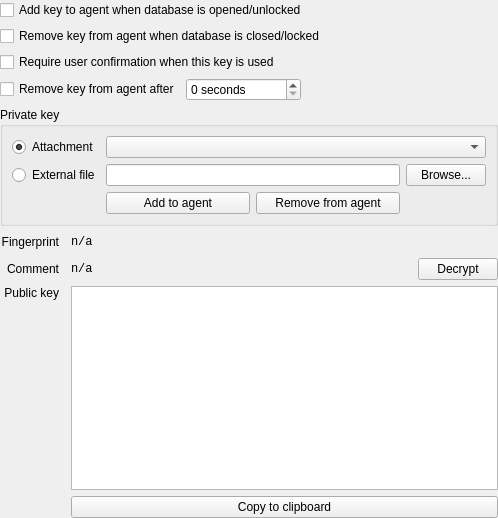
<?xml version="1.0" encoding="UTF-8"?>
<ui version="4.0">
 <class>EditEntryWidgetSSHAgent</class>
 <widget class="QWidget" name="EditEntryWidgetSSHAgent">
  <property name="geometry">
   <rect>
    <x>0</x>
    <y>0</y>
    <width>498</width>
    <height>518</height>
   </rect>
  </property>
  <property name="windowTitle">
   <string>Form</string>
  </property>
  <layout class="QGridLayout" name="gridLayout">
   <property name="leftMargin">
    <number>0</number>
   </property>
   <property name="topMargin">
    <number>0</number>
   </property>
   <property name="rightMargin">
    <number>0</number>
   </property>
   <property name="bottomMargin">
    <number>0</number>
   </property>
   <item row="3" column="1" colspan="4">
    <layout class="QHBoxLayout" name="removeKeyLayout">
     <item>
      <widget class="QCheckBox" name="lifetimeCheckBox">
       <property name="text">
        <string>Remove key from agent after</string>
       </property>
      </widget>
     </item>
     <item>
      <widget class="QSpinBox" name="lifetimeSpinBox">
       <property name="accessibleName">
        <string>Remove key from agent seconds</string>
       </property>
       <property name="suffix">
        <string> seconds</string>
       </property>
       <property name="maximum">
        <number>999999999</number>
       </property>
      </widget>
     </item>
     <item>
      <spacer name="removeKeySpacer">
       <property name="orientation">
        <enum>Qt::Horizontal</enum>
       </property>
       <property name="sizeHint" stdset="0">
        <size>
         <width>40</width>
         <height>20</height>
        </size>
       </property>
      </spacer>
     </item>
    </layout>
   </item>
   <item row="11" column="1">
    <widget class="QLabel" name="fingerprintLabel">
     <property name="text">
      <string>Fingerprint</string>
     </property>
     <property name="alignment">
      <set>Qt::AlignRight|Qt::AlignTrailing|Qt::AlignVCenter</set>
     </property>
    </widget>
   </item>
   <item row="1" column="1" colspan="4">
    <widget class="QCheckBox" name="removeKeyFromAgentCheckBox">
     <property name="text">
      <string>Remove key from agent when database is closed/locked</string>
     </property>
    </widget>
   </item>
   <item row="13" column="1">
    <widget class="QLabel" name="publicKeyLabel">
     <property name="text">
      <string>Public key</string>
     </property>
     <property name="alignment">
      <set>Qt::AlignRight|Qt::AlignTop|Qt::AlignTrailing</set>
     </property>
    </widget>
   </item>
   <item row="0" column="1" colspan="4">
    <widget class="QCheckBox" name="addKeyToAgentCheckBox">
     <property name="text">
      <string>Add key to agent when database is opened/unlocked</string>
     </property>
    </widget>
   </item>
   <item row="12" column="1">
    <widget class="QLabel" name="commentLabel">
     <property name="text">
      <string>Comment</string>
     </property>
     <property name="alignment">
      <set>Qt::AlignRight|Qt::AlignTrailing|Qt::AlignVCenter</set>
     </property>
    </widget>
   </item>
   <item row="12" column="4">
    <widget class="QPushButton" name="decryptButton">
     <property name="text">
      <string>Decrypt</string>
     </property>
    </widget>
   </item>
   <item row="11" column="3" colspan="2">
    <layout class="QHBoxLayout" name="horizontalLayout">
     <item>
      <widget class="QLabel" name="fingerprintTextLabel">
       <property name="font">
        <font>
         <family>Monospace</family>
        </font>
       </property>
       <property name="text">
        <string>n/a</string>
       </property>
       <property name="textInteractionFlags">
        <set>Qt::TextSelectableByKeyboard|Qt::TextSelectableByMouse</set>
       </property>
      </widget>
     </item>
     <item>
      <spacer name="horizontalSpacer_2">
       <property name="orientation">
        <enum>Qt::Horizontal</enum>
       </property>
       <property name="sizeHint" stdset="0">
        <size>
         <width>40</width>
         <height>20</height>
        </size>
       </property>
      </spacer>
     </item>
    </layout>
   </item>
   <item row="14" column="3" colspan="2">
    <widget class="QPushButton" name="copyToClipboardButton">
     <property name="text">
      <string>Copy to clipboard</string>
     </property>
    </widget>
   </item>
   <item row="4" column="1" colspan="4">
    <widget class="QGroupBox" name="privateKeyGroupBox">
     <property name="title">
      <string>Private key</string>
     </property>
     <layout class="QGridLayout" name="gridLayout_3">
      <item row="3" column="0">
       <widget class="QRadioButton" name="externalFileRadioButton">
        <property name="text">
         <string>External file</string>
        </property>
       </widget>
      </item>
      <item row="3" column="2">
       <widget class="QPushButton" name="browseButton">
        <property name="accessibleName">
         <string>Browser for key file</string>
        </property>
        <property name="text">
         <string extracomment="Button for opening file dialog">Browse...</string>
        </property>
       </widget>
      </item>
      <item row="0" column="0">
       <widget class="QRadioButton" name="attachmentRadioButton">
        <property name="text">
         <string>Attachment</string>
        </property>
        <property name="checked">
         <bool>true</bool>
        </property>
       </widget>
      </item>
      <item row="3" column="1">
       <widget class="QLineEdit" name="externalFileEdit">
        <property name="focusPolicy">
         <enum>Qt::ClickFocus</enum>
        </property>
        <property name="accessibleName">
         <string>External key file</string>
        </property>
       </widget>
      </item>
      <item row="4" column="1">
       <layout class="QHBoxLayout" name="agentActionsLayout" stretch="0,0">
        <item>
         <widget class="QPushButton" name="addToAgentButton">
          <property name="text">
           <string>Add to agent</string>
          </property>
         </widget>
        </item>
        <item>
         <widget class="QPushButton" name="removeFromAgentButton">
          <property name="text">
           <string>Remove from agent</string>
          </property>
         </widget>
        </item>
       </layout>
      </item>
      <item row="0" column="1" colspan="2">
       <widget class="QComboBox" name="attachmentComboBox">
        <property name="sizePolicy">
         <sizepolicy hsizetype="Expanding" vsizetype="Fixed">
          <horstretch>0</horstretch>
          <verstretch>0</verstretch>
         </sizepolicy>
        </property>
        <property name="accessibleName">
         <string>Select attachment file</string>
        </property>
        <property name="editable">
         <bool>false</bool>
        </property>
       </widget>
      </item>
     </layout>
    </widget>
   </item>
   <item row="2" column="1" colspan="4">
    <widget class="QCheckBox" name="requireUserConfirmationCheckBox">
     <property name="text">
      <string>Require user confirmation when this key is used</string>
     </property>
    </widget>
   </item>
   <item row="13" column="3" colspan="2">
    <widget class="QPlainTextEdit" name="publicKeyEdit">
     <property name="font">
      <font>
       <family>Monospace</family>
      </font>
     </property>
     <property name="readOnly">
      <bool>true</bool>
     </property>
    </widget>
   </item>
   <item row="12" column="3">
    <layout class="QHBoxLayout" name="horizontalLayout_4">
     <item>
      <widget class="QLabel" name="commentTextLabel">
       <property name="font">
        <font>
         <family>Monospace</family>
        </font>
       </property>
       <property name="text">
        <string>n/a</string>
       </property>
       <property name="textInteractionFlags">
        <set>Qt::TextSelectableByKeyboard|Qt::TextSelectableByMouse</set>
       </property>
      </widget>
     </item>
     <item>
      <spacer name="horizontalSpacer">
       <property name="orientation">
        <enum>Qt::Horizontal</enum>
       </property>
       <property name="sizeHint" stdset="0">
        <size>
         <width>40</width>
         <height>20</height>
        </size>
       </property>
      </spacer>
     </item>
    </layout>
   </item>
  </layout>
 </widget>
 <tabstops>
  <tabstop>addKeyToAgentCheckBox</tabstop>
  <tabstop>removeKeyFromAgentCheckBox</tabstop>
  <tabstop>requireUserConfirmationCheckBox</tabstop>
  <tabstop>lifetimeCheckBox</tabstop>
  <tabstop>lifetimeSpinBox</tabstop>
  <tabstop>attachmentRadioButton</tabstop>
  <tabstop>attachmentComboBox</tabstop>
  <tabstop>externalFileRadioButton</tabstop>
  <tabstop>browseButton</tabstop>
  <tabstop>addToAgentButton</tabstop>
  <tabstop>removeFromAgentButton</tabstop>
  <tabstop>decryptButton</tabstop>
  <tabstop>publicKeyEdit</tabstop>
  <tabstop>copyToClipboardButton</tabstop>
 </tabstops>
 <resources/>
 <connections/>
</ui>
